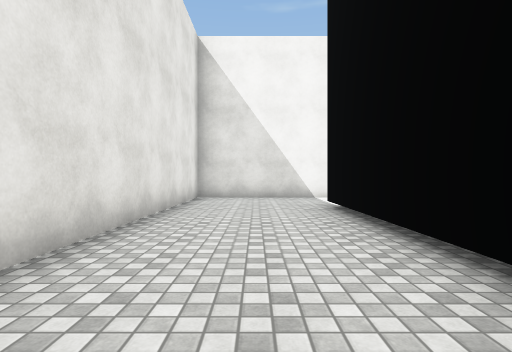
[1] (above)

14 first-person views from a walk through a 3-D level made in the Unity game engine. The camera is 1.2 m above the floor, looks level and sees 80° across. The floor is counted in squares, 2 m on a side. Each view is taken from the middle of a square. On the plan, view 1 faces up. The plan holds only what a view shows up to about 9 squares ahead; the rest is blank. The place goes on beyond the plan. The player is left out. Some animated figures are left out. Surface patterns are stand-ins for the level's own textures.

[2]
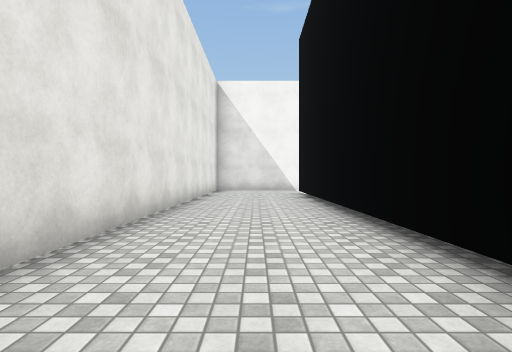

[3]
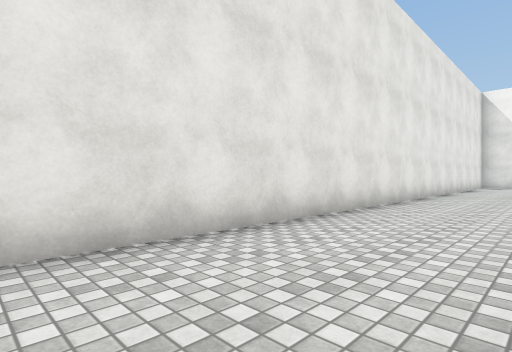

[4]
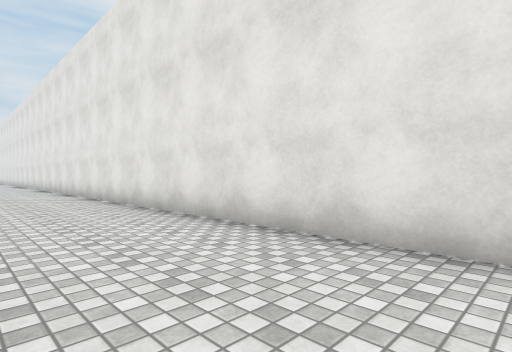

[5]
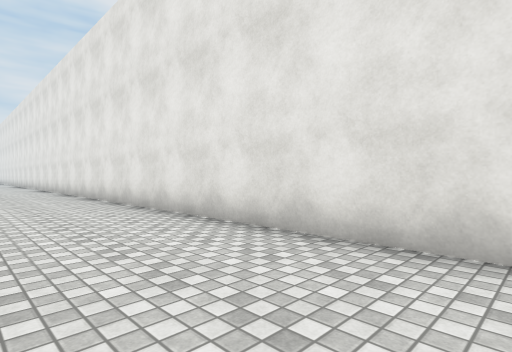

[6]
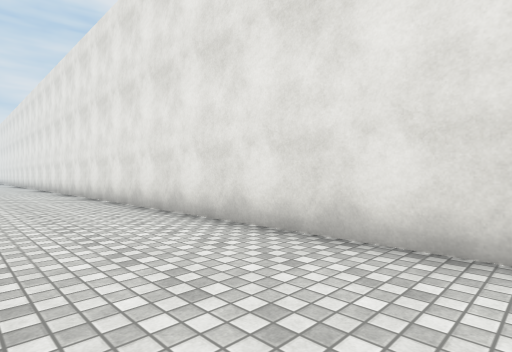

[7]
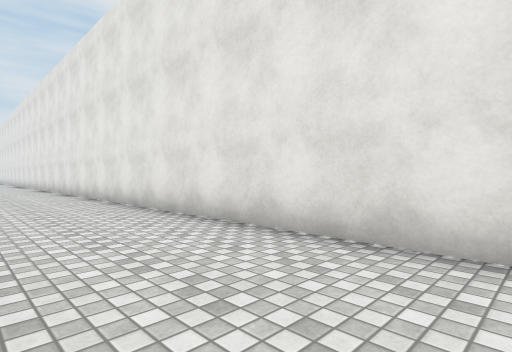

[8]
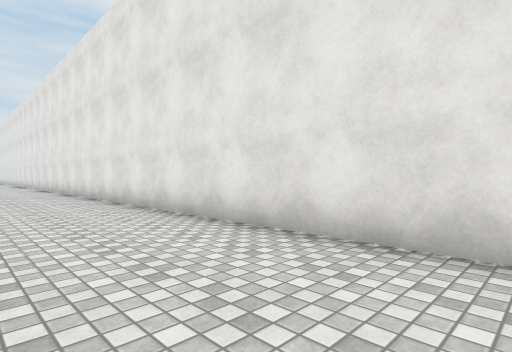

[9]
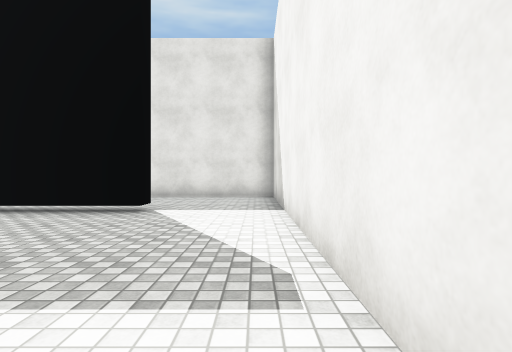

[10]
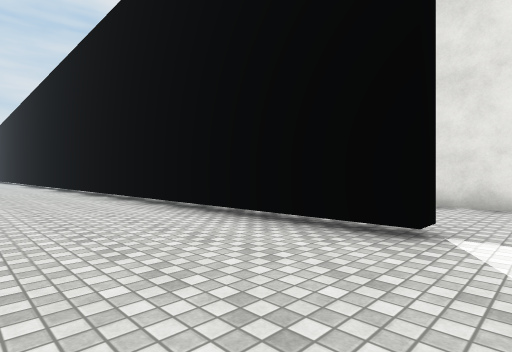

[11]
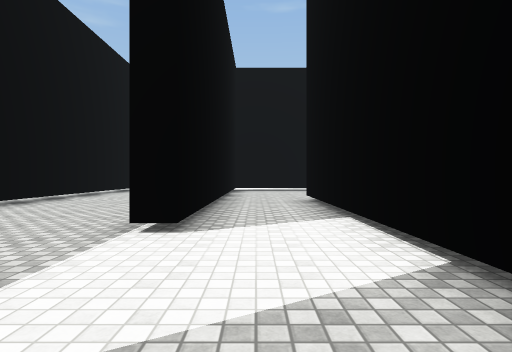

[12]
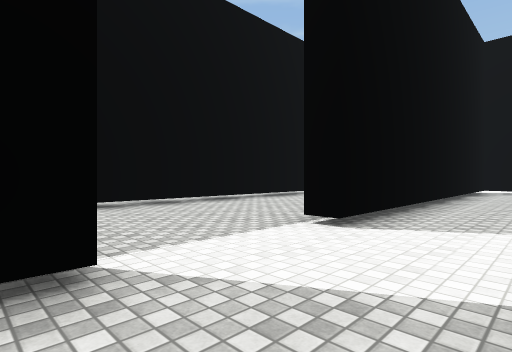

[13]
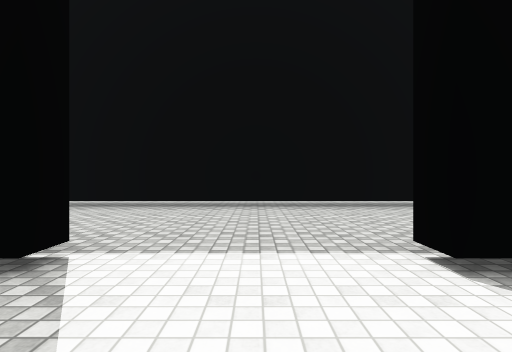

[14]
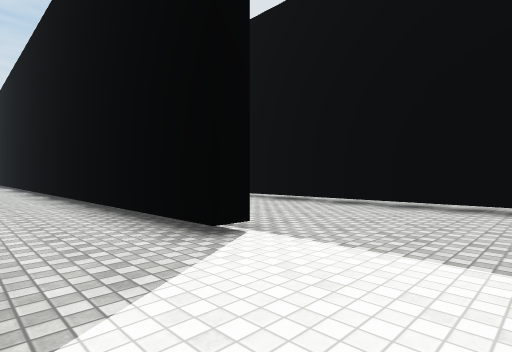

### Floor plan
Key: @ floor where view 1 was taken; # wall or solid block; . floor; T thing the floor can be seen under or through.
Columns run from 2 left of view 1 to 9 right of it. Each row starts with its distance up from view 1.
  9 #########
  8 #.........
  7 #........
  6 #...#...
  5 #...#...
  4 #...#...#.
  3 #...#...#.
  2 #...#...#..
  1 #...T.. #..#
  0 #.@.T.. #..#
 -1 #...T...#..#
 -2 #...T...#..
 -3 #...T...#..
 -4 #...T......
 -5 #...T......
 -6 #...T......
 -7 #...T...#..
 -8 #...T.. #..
 -9 #...T.  #..
-10 #...#   #.
-11 #...    #.
-12 #..     #.
-13 #...    #.
-14 #...    #.
-15 #...    #.
-16 #...
-17 #...
-18 #...
-19 #...
-20 #...
-21 #...
-22 #...
-23 #...
-24 #...
-25 #...
-26 #...
-27 #...
-28 #...
-29 #...
-30 #...
-31 #...
-32 #...
-33 #...
-34 #..
-35 #..
-36 #..
-37 #..
-38 #..

Positions as (right, up) in squares from view 1, and headings:
1: (0, 0), facing up
2: (0, -4), facing up
3: (1, -9), facing up-left
4: (1, -6), facing down-left
5: (1, -13), facing down-left
6: (1, -18), facing down-left
7: (1, -23), facing down-left
8: (1, -28), facing down-left
9: (7, 8), facing left
10: (5, 7), facing down-left
11: (7, -7), facing up
12: (8, -7), facing up-left
13: (8, -5), facing left
14: (8, -4), facing down-left
